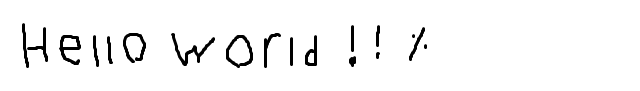
#> input picture TextImages/hello.png, 640 x 91 px, found by its file name
$ python program.py
#> lines starting #> are read from the running program, lines starting #| are printed output that depends on the picture; after the words box and inside, x2 and y2 are one past the last pixel; in counts of white or black regions, pixels touching at a corner belong together
### ocr_segmentation.py
import cv2
import os
import numpy as np
#import deeplake


def sort_contours(contours):
    # Extract bounding boxes and sort by y (row-wise)
    bounding_boxes = [(cv2.boundingRect(c), c) for c in contours]
    bounding_boxes.sort(key=lambda b: b[0][1])  # Sort by y-coordinate (vertical position)

    # Group contours by rows based on y-threshold (row separation)
    rows = []
    row_threshold = 20  # You can adjust this as needed
    current_row = []
    prev_y = bounding_boxes[0][0][1]  # Get the y of the first bounding box

    for bbox, contour in bounding_boxes:
        x, y, w, h = bbox
        if abs(prev_y - y) < row_threshold:  # If within same row
            current_row.append((x, y, w, h, contour))
        else:
            rows.append(sorted(current_row, key=lambda b: b[0]))  # Sort by x (horizontal position)
            current_row = [(x, y, w, h, contour)]  # New row
        prev_y = y

    if current_row:  # Don't forget to add the last row
        rows.append(sorted(current_row, key=lambda b: b[0]))

    # Flatten the sorted rows into a single list of contours
    return [contour for row in rows for _, _, _, _, contour in row]


def parse_image(image_path, output_folder, kernel_size, preprocess):
#> called with image_path = 'TextImages\\hello.png', output_folder = 'tmp\\sentence\\words', kernel_size = (16, 16), preprocess = False
    image = cv2.imread(image_path)
#> image is the input picture: shape (91, 640, 3); min 0, max 255, mean 244.9
    gray = cv2.cvtColor(image, cv2.COLOR_BGR2GRAY)
    _, thresh = cv2.threshold(gray, 150, 255, cv2.THRESH_BINARY_INV)
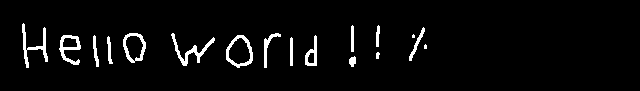
#> thresh: shape (91, 640); 4% white; 17 white regions (2 under 20 px), largest, box (x1, y1, x2, y2) and area: (171, 33, 215, 66) 311, (22, 23, 48, 68) 296, (226, 35, 253, 68) 274

    kernel = np.ones(kernel_size, np.uint8)
    dilated = cv2.dilate(thresh, kernel, iterations=1)
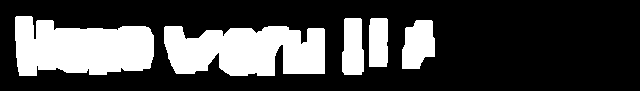
#> dilated: shape (91, 640); 27.9% white; 5 white regions

    contours ,_ = cv2.findContours(dilated, cv2.RETR_EXTERNAL, cv2.CHAIN_APPROX_SIMPLE)
#> contours = 5 contours; box (x1, y1, x2, y2) and area: (164, 26, 325, 76) 6300, (15, 16, 154, 76) 6185, (402, 20, 435, 69) 1204, (342, 18, 364, 75) 1038, (369, 18, 388, 67) 849

    contours = sort_contours(contours)
#> in sort_contours, `bounding_boxes = [(cv2.boundingRect(c), c) for c in contours]`: bounding_boxes = 5 items
#> in sort_contours, `prev_y = bounding_boxes[0][0][1]`: prev_y = 16
#> the loop in sort_contours, `for bbox, contour in bounding_boxes:` made 5 passes
#> (x, y, w, h, prev_y) on passes 1 to 5: (15, 16, 139, 60, 16), (369, 18, 19, 49, 18), (342, 18, 22, 57, 18), (402, 20, 33, 49, 20), (164, 26, 161, 50, 26)
#> after the loop in sort_contours, `for bbox, contour in bounding_boxes:`: rows = []
    i = 0
    for cnt in contours:
        x, y, w, h = cv2.boundingRect(cnt)
        word_image = image[y:y + h, x:x + w]

        padding = 5  # Amount of padding you want around the word
        word_image = cv2.copyMakeBorder(
            word_image, padding, padding, padding, padding, cv2.BORDER_CONSTANT, value=(255, 255, 255)  # Black padding
        )

        output_path = os.path.join(output_folder, f'word_{i}.png')
        if preprocess: word_image = cv2.bitwise_not(word_image)  # if preprocess active

        cv2.imwrite(output_path, word_image)
        i += 1
#> this loop made 5 passes
#> (x, y, w, h) on passes 1 to 5: (15, 16, 139, 60), (164, 26, 161, 50), (342, 18, 22, 57), (369, 18, 19, 49), (402, 20, 33, 49)
#> pass 1, in parse_image, `word_image = image[y:y + h, x:x + w]`:
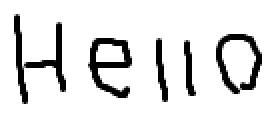
#> word_image: shape (60, 139, 3) (shown 2 times larger); min 0, max 255, mean 225.3
#> pass 1, in parse_image, `word_image = cv2.copyMakeBorder( word_image, padding, padding, padding..`:
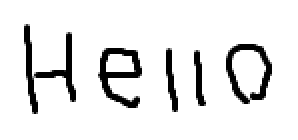
#> word_image: shape (70, 149, 3) (shown 2 times larger); min 0, max 255, mean 231.2
#> pass 2, in parse_image, `word_image = image[y:y + h, x:x + w]`:
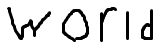
#> word_image: shape (50, 161, 3); min 0, max 255, mean 224.2
#> pass 2, in parse_image, `word_image = cv2.copyMakeBorder( word_image, padding, padding, padding..`:
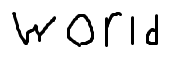
#> word_image: shape (60, 171, 3); min 0, max 255, mean 230.8
#> after the loop, i = 5


    print("Words saved to:", output_folder)
#| Words saved to: tmp\sentence\words

### program.py
from ocr_segmentation import parse_image
from predict_single import predict_word
import os
import shutil
KERNEL_SENTENCE = (16,16)
KERNEL_WORD = (2,2)

image_path = r"TextImages\hello.png"
tmp_sentence_folder = r"tmp\sentence\words"
tmp_word_folder = r"tmp\word"
os.makedirs(tmp_sentence_folder, exist_ok=True)
parse_image(image_path, tmp_sentence_folder, KERNEL_SENTENCE, False) #Split image of sentence with no preprocess
sentence = ""
for file in os.listdir(tmp_sentence_folder):
    file = os.path.join(tmp_sentence_folder, file)
    # checking if it is a file

    if os.path.isfile(file):
        if os.path.exists(tmp_word_folder):
            shutil.rmtree(tmp_word_folder)
        os.makedirs(tmp_word_folder, exist_ok=True)
        parse_image(file, tmp_word_folder, KERNEL_WORD, True) #Split image of sentence with preprocess

        word = predict_word(tmp_word_folder)
        sentence = sentence + word + " "
        shutil.rmtree(tmp_word_folder)
print("Sentence recognized: " + sentence)
shutil.rmtree(tmp_sentence_folder)
